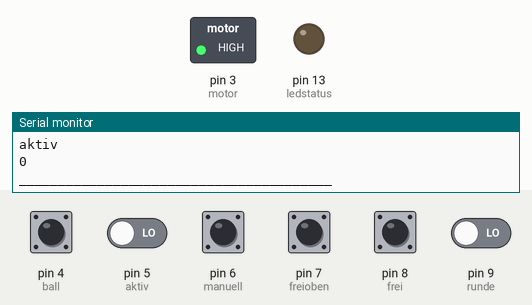
A sketch run on a simulated Arduino Uno, built with avr-gcc and run on an emulated ATmega328P. Shown: switched loads named in the sketch (green lamp = pin HIGH), output pins drawn as LEDs (lit = HIGH), the last lines printed to the serial monitor. Dashed ring = blinking. The test bench sets the inputs (shaded band); at power-on: pin 4 (ball), pin 7 (freioben), pin 8 (frei) HIGH, pin 5 (aktiv), pin 6 (manuell), pin 9 (runde) LOW. Not simulated (calls return 0 or success): credentials.h.

Above: at 1.2 s.
1.3 s: pin 5 (aktiv) driven HIGH
At 2.2 s:
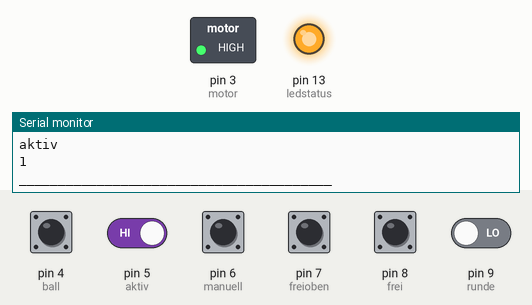
2.8 s: pin 6 (manuell) driven HIGH
At 4.4 s:
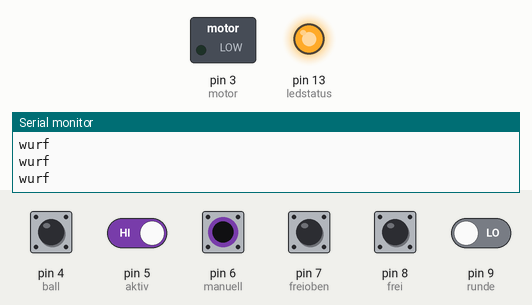
4.7 s: pin 6 (manuell) driven LOW
At 5.7 s:
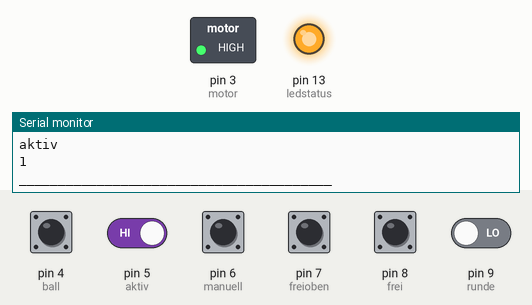
6.2 s: pin 5 (aktiv) driven LOW
At 7.8 s:
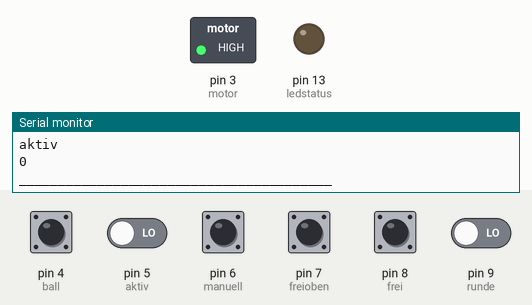
8.1 s: pin 6 (manuell) pulsed HIGH 5 times (0.12 s each, 0.3 s apart)
At 9.5 s:
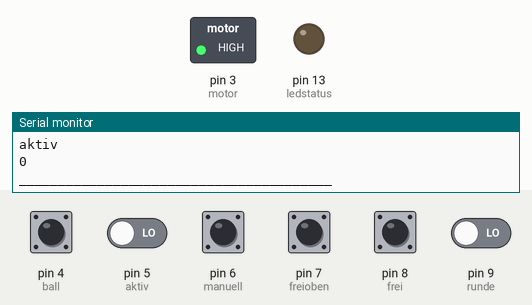
Timing chart, 0 to 11.1 s (numbered marks = the images above; inputs shaded):
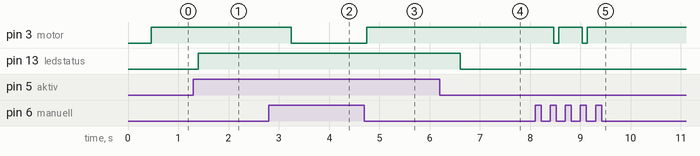

The sketch:

Ballwurfmaschine.ino
```cpp
#include <credentials.h>

// constants won't change. They're used here to
// set pin numbers:
//const int onoff = 2;     // Betriebsmodus
const int ball = 4;     // the number of the pushbutton pin
const int runde = 9;     // wenn eine Runde durch ist
const int aktiv = 5;     // ob überhaupt geworfen werden soll
const int manuell = 6;     // manuell auslösen
const int frei = 8;     // vorne frei
const int freioben = 7;     // oben frei

const int motor =  3;      // Motor läuft
const int ledstatus =  13;

bool ballstate;
bool freistate;
bool rundestate;
bool manuellstate;
bool freiobenstate;
bool motorstate;
bool aktivstate;

#define DEBUG  // serial debuging

void setup() {
  // initialize the LED pin as an output:
  pinMode(motor, OUTPUT); // initialize the pushbutton pin as an input:
  pinMode(ledstatus, OUTPUT); // initialize the pushbutton pin as an input:
  pinMode(runde, INPUT);
  pinMode(ball, INPUT);
  pinMode(aktiv, INPUT);
  pinMode(manuell, INPUT);
  pinMode(frei, INPUT);
  pinMode(freioben, INPUT);

#ifdef DEBUG
Serial.begin(9600);
#endif

}

void serial(){
Serial.println("ball");
Serial.println(ballstate);
Serial.println();
Serial.println("frei");
Serial.println(freistate);
Serial.println();
Serial.println("runde");
Serial.println(rundestate);
Serial.println();
Serial.println("manuell");
Serial.println(manuellstate);
Serial.println();
Serial.println("freioben");
Serial.println(freiobenstate);
Serial.println();
Serial.println("motor");
Serial.println(motorstate);
Serial.println();
Serial.println("aktiv");
Serial.println(aktivstate);
Serial.println("________________________________________");
}

void loop() {

ballstate = digitalRead(ball);
freistate = digitalRead(frei);
rundestate = digitalRead(runde);
manuellstate = digitalRead(manuell);
freiobenstate = digitalRead(freioben);
motorstate = digitalRead(motor);
aktivstate = digitalRead(aktiv);

delay(100);

#ifdef DEBUG

 serial();

#endif

delay(300);

while (digitalRead(manuell) == HIGH){ //manuell
digitalWrite(motor,LOW);
Serial.println();
Serial.println("wurf");
delay(100);
}

  if (digitalRead(aktiv) == HIGH){ //automatikbetrieb

  digitalWrite(ledstatus,HIGH);

    if (((digitalRead(ball) == LOW) and (digitalRead(frei) == LOW) and (digitalRead(freioben) == LOW)))  {   // wenn der ball da ist geht es los oder manuell gedrückt
      while (((digitalRead(runde) == HIGH) and (digitalRead(frei) == LOW) and (digitalRead(freioben) == LOW))){//solange die Runde noch nicht durch
      digitalWrite(motor,LOW);

// hier noch abfangen was passiert wenn rudi eingreift, danach weiter fahren
#ifdef DEBUG

serial();

#endif

      delay(50);
      }
      delay(60); //noch ein bisschen weiter laufen lassen bis der Ini überfahren
      digitalWrite(motor,HIGH);
    } else {
    // nichts passiert
    digitalWrite(motor, HIGH);
    }
  }
  else {
  digitalWrite(ledstatus,LOW);
  digitalWrite(motor, HIGH);
  }
}
```

Measured:
- after the input at 1.3 s, pin 13 (ledstatus): LOW → HIGH after 0.09 s
- after the input at 2.8 s, pin 3 (motor): HIGH → LOW after 0.45 s
- after the input at 4.7 s, pin 3 (motor): LOW → HIGH after 0.05 s
- after the input at 6.2 s, pin 13 (ledstatus): HIGH → LOW after 0.41 s
- after the input at 8.1 s, pin 3 (motor): alternates HIGH for 0.46 s and LOW for 0.10 s, 4 changes in all, then stays HIGH, starting after 0.37 s
